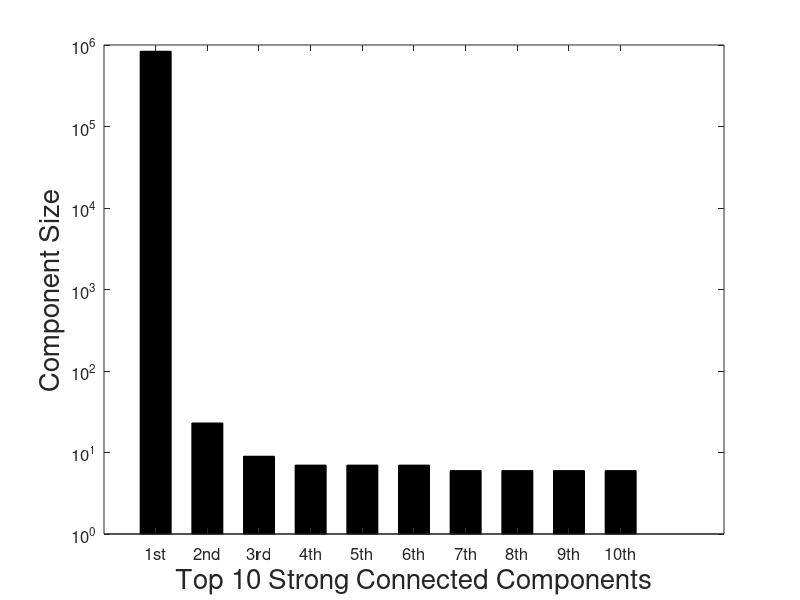

Source code (MATLAB):
function draw_SCC()
    Y = [838021, 23, 9, 7, 7, 7, 6, 6, 6, 6];
    X = {'1st', '2nd', '3rd', '4th', '5th', '6th', '7th', '8th', '9th', '10th'};
    bar(Y, 0.6, 'k');
    xlim([0.5 10.5])
    set(gca,'YScale','log')
    set(gca, 'xticklabel', X);
    set(gca, 'FontSize', 12);
    xlabel('Top 10 Strong Connected Components','FontSize',20);
    ylabel('Component Size','FontSize',20);
    title('');
    grid off;
    print('./results/graph/SCC.eps', '-depsc')
end